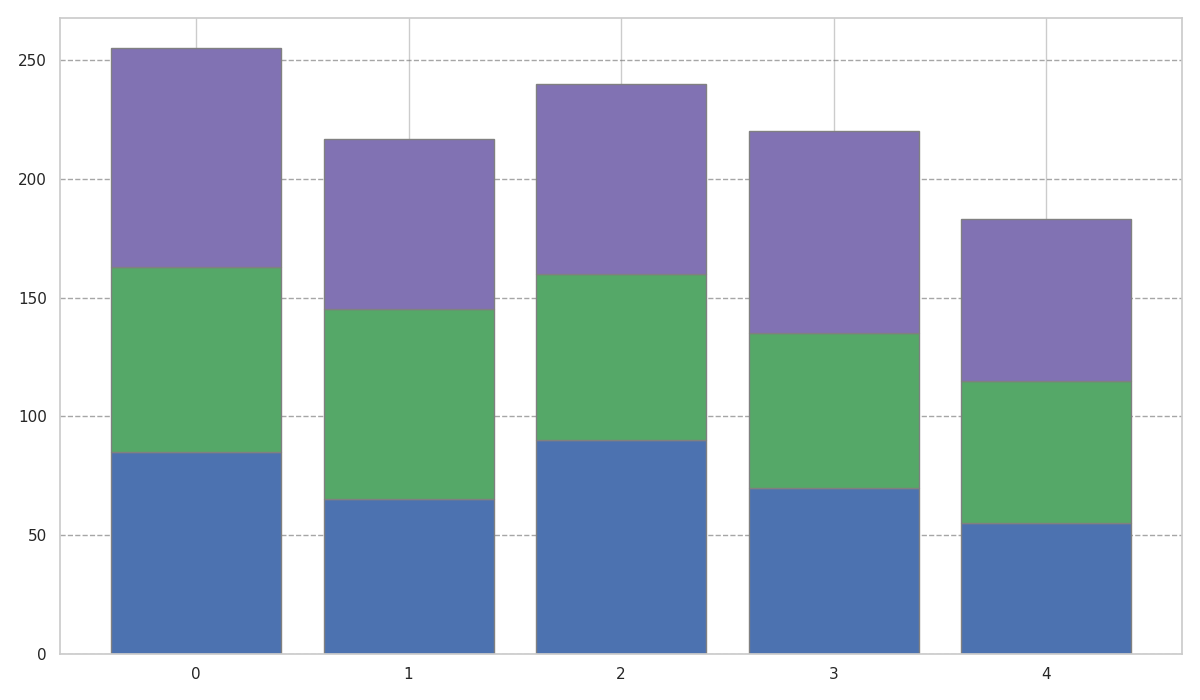

Here is the Python script that generated this plot:
import matplotlib.pyplot as plt
import numpy as np

xenon_popularity = [85, 65, 90, 70, 55]
zephyr_popularity = [78, 80, 70, 65, 60]
orbis_popularity = [92, 72, 80, 85, 68]

fig, ax = plt.subplots(figsize=(12, 7))
r = np.arange(len(xenon_popularity))
ax.bar(r, xenon_popularity, color='b', edgecolor='grey')
ax.bar(r, zephyr_popularity, color='g', edgecolor='grey', bottom=xenon_popularity)
ax.bar(r, orbis_popularity, color='m', edgecolor='grey', bottom=np.array(xenon_popularity) + np.array(zephyr_popularity))

ax.yaxis.grid(True, linestyle='--', which='major', color='grey', alpha=0.7)

plt.tight_layout()
plt.show()
